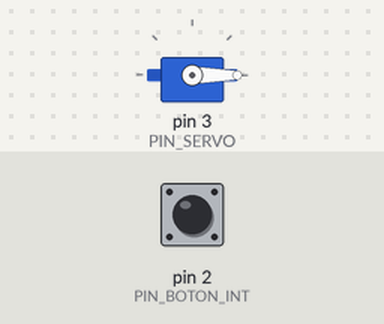
The sketch below on a simulated Arduino Uno, built with avr-gcc and run on an emulated ATmega328P. Parts: servo. The inputs (shaded band) are chosen by the test bench; at power-on: pin 2 (PIN_BOTON_INT) HIGH.

Above: at 1.2 s.
1.3 s: pin 2 (PIN_BOTON_INT) pulled LOW for 0.15 s
At 1.37 s:
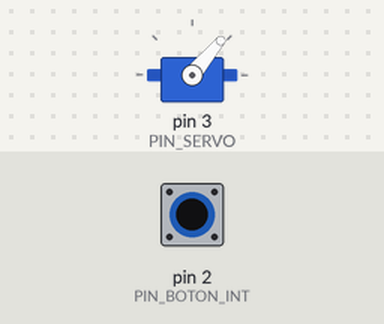
Timing chart, 0 to 4.3 s (numbered marks = the images above; inputs shaded):
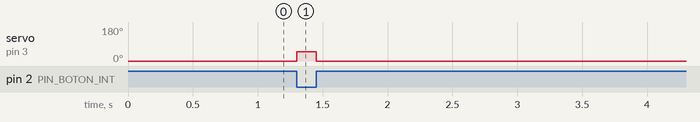

Measured:
- after the input at 1.3 s, servo on pin 3 (PIN_SERVO): 0° → 50° at once, → 0° 0.15 s later

The sketch:

fishfeeder.ino
```cpp
#include <MsTimer2.h>
#include <Servo.h>

Servo myservo;
volatile int tapaTimer=0;
volatile int tapaBoton=0;


int PIN_SERVO=3;
int PIN_BOTON_INT=2;

int cnt=0;


volatile long mediosegundos=0;
volatile long minutos=0;


void setup()
{
  //Serial.begin(9600);
  MsTimer2::set(500, intTimerTapa); // 500ms period
  MsTimer2::start();

  //pinMode(PIN_BOTON_INT, INPUT_PULLUP);
  attachInterrupt(0, buttonPushed, FALLING);
  //sei();//allow interrupts
  myservo.attach(PIN_SERVO);  // attaches the servo on pin
  myservo.write(0);
}


void loop() {

  noInterrupts();
  int iTapaTimer=tapaTimer;
  int iTapaBoton=tapaBoton;
  interrupts();

  if( iTapaTimer==1 ) {
    activarServoTapa();

    noInterrupts();
    tapaTimer=0;
    minutos=0; //Set to 0 to estart counting for another 24H
    cnt++;
    interrupts();
  }
  if( iTapaBoton==1 ) {
    activarServoTapa();
    noInterrupts();
    tapaBoton=0;
    interrupts();
  }

  //delay(10000);
  if(cnt==15) //After 15 days I stop feedeing...
    exit(0);

}


static void activarServoTapa()
{
  int val=50;
  myservo.write(val);                  // sets the servo position according to the scaled value
  delay(150);                           // waits for the servo to get there
  val=0;
  myservo.write(val);
  delay(1000);


}


/** Interrupt handler button pin 2 (INT 0)**/
void buttonPushed()
{
  tapaBoton=1;
}

/**
 *  is exec every 500 ms
 */
void intTimerTapa()
{
  mediosegundos++;
  if( (mediosegundos % 120) == 0 ) {  // 1 min (60 sg)
      minutos++;
      mediosegundos=0;
      /***
      For testing purpose...
      ---------
      tapaTimer=1;
      Serial.println("Minutos (repeticiones): ");
      char buff[20]; // "-2147483648\0"
      itoa(minutos,buff,10);
      Serial.println(buff);
      ***/
  }

  if( minutos >= 24*60) {
    tapaTimer=1;
  }

}
```
